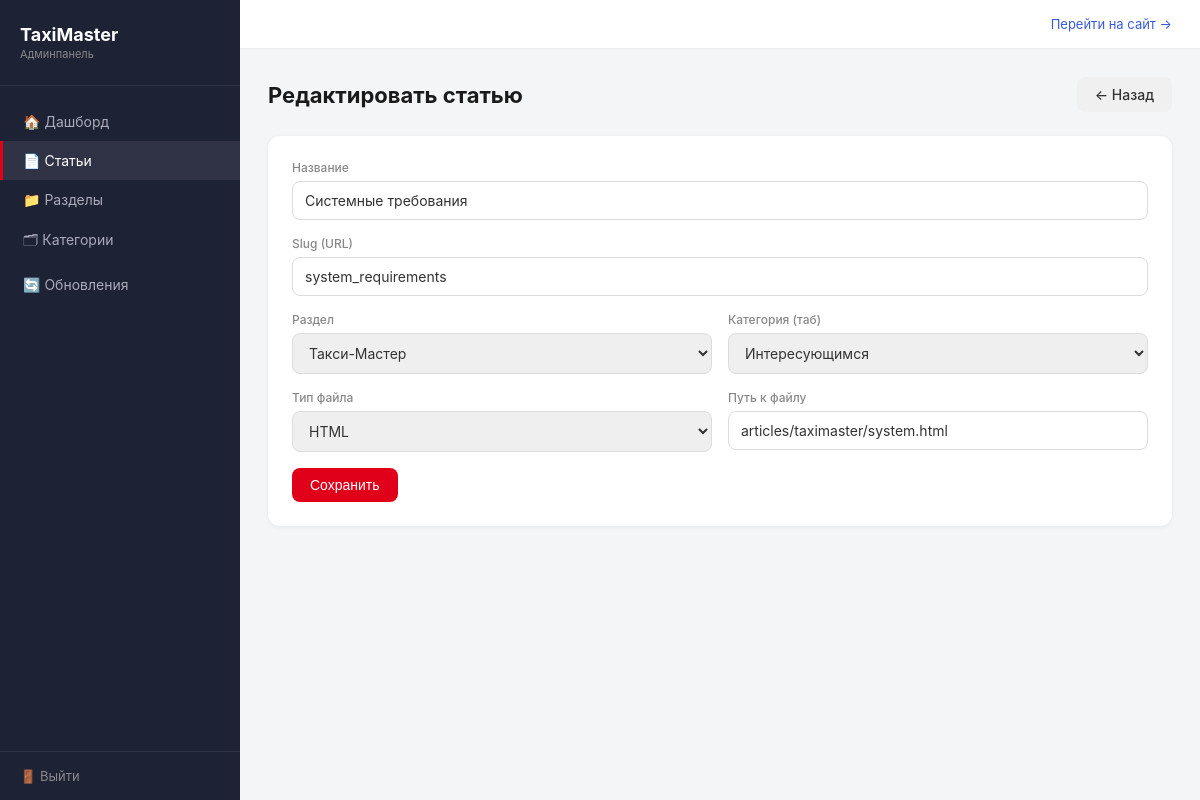
Page /admin/article_edit.php?id=1 (signed in) on the committed database.
### tables this page shows
CREATE TABLE `articles` (
  `id` int(11) NOT NULL,
  `section_id` int(11) NOT NULL,
  `title` varchar(255) NOT NULL,
  `slug` varchar(255) NOT NULL,
  `file_path` varchar(500) NOT NULL,
  `file_type` varchar(10) NOT NULL,
  `category` varchar(100) DEFAULT NULL
);

CREATE TABLE `sections` (
  `id` int(11) NOT NULL,
  `title` varchar(255) NOT NULL,
  `slug` varchar(255) NOT NULL
);

CREATE TABLE `categories` (
  `id` int(11) NOT NULL,
  `section_id` int(11) NOT NULL,
  `key_name` varchar(100) NOT NULL,
  `title` varchar(255) NOT NULL,
  `sort_order` int(11) DEFAULT '0'
);

### admin/article_edit.php (the view, shortened to what this page needs)
<?php
include("../php/connect_db.php");
$id = isset($_GET['id']) ? (int)$_GET['id'] : null;
$article = null;
if ($id) {
    $stmt = $conn->prepare("SELECT * FROM articles WHERE id = ?");
    $stmt->bind_param("i", $id);
    $stmt->execute();
    $article = $stmt->get_result()->fetch_assoc();
}
$sections = $conn->query("SELECT * FROM sections ORDER BY title")->fetch_all(MYSQLI_ASSOC);
$categories = $conn->query("SELECT * FROM categories ORDER BY section_id, sort_order")->fetch_all(MYSQLI_ASSOC);
?>
<!DOCTYPE html>
<html lang="ru">
<head>
    <link rel="stylesheet" href="css/admin.css">
</head>
<body>
<?php include("parts/sidebar.php"); ?>
<div class="admin-content">
    <?php include("parts/topbar.php"); ?>
    <main class="admin-main">
        <div class="page-header">
            <h1 class="page-title"><?= $id ? 'Редактировать статью' : 'Новая статья' ?></h1>
            <a href="articles.php" class="btn btn-secondary">← Назад</a>
        </div>
        <div class="admin-form-card">
            <form method="POST">
                <div class="form-group">
                    <label>Название</label>
                    <input type="text" name="title" value="<?= htmlspecialchars($article['title'] ?? '') ?>" required>
                </div>
                <div class="form-group">
                    <label>Slug (URL)</label>
                    <input type="text" name="slug" value="<?= htmlspecialchars($article['slug'] ?? '') ?>" required>
                </div>
                <div class="form-row">
                    <div class="form-group">
                        <label>Раздел</label>
                        <select name="section_id">
                            <?php foreach ($sections as $s): ?>
                                <option value="<?= $s['id'] ?>" <?= ($article['section_id'] ?? '') == $s['id'] ? 'selected' : '' ?>>
                                    <?= htmlspecialchars($s['title']) ?>
                                </option>
                            <?php endforeach; ?>
                        </select>
                    </div>
                    <div class="form-group">
                        <label>Категория (таб)</label>
                        <select name="category" id="category_select">
                            <?php foreach ($categories as $c): ?>
                                <option
                                    value="<?= htmlspecialchars($c['key_name']) ?>"
                                    data-section="<?= $c['section_id'] ?>"
                                    <?= ($article['category'] ?? '') == $c['key_name'] ? 'selected' : '' ?>>
                                    <?= htmlspecialchars($c['title']) ?>
                                </option>
                            <?php endforeach; ?>
                        </select>
                    </div>
                </div>
                <div class="form-row">
                    <div class="form-group">
                        <label>Тип файла</label>
                        <select name="file_type">
                            <option value="html" <?= ($article['file_type'] ?? '') == 'html' ? 'selected' : '' ?>>HTML</option>
                        </select>
                    </div>
                    <div class="form-group">
                        <label>Путь к файлу</label>
                        <input type="text" name="file_path" value="<?= htmlspecialchars($article['file_path'] ?? '') ?>" placeholder="articles/my-article.pdf">
                    </div>
                </div>
                <button type="submit" class="btn btn-primary">Сохранить</button>
            </form>
        </div>
    </main>
</div>
</body>
</html>

### admin/css/admin.css (style rules this page uses)
* { box-sizing: border-box; margin: 0; padding: 0; }
body { font-family: -apple-system, BlinkMacSystemFont, 'Segoe UI', sans-serif; background: #f4f5f7; color: #1a1a1a; display: flex; min-height: 100vh; }
.admin-content { margin-left: 240px; flex: 1; display: flex; flex-direction: column; min-height: 100vh; }
.admin-main { padding: 28px; flex: 1; }
.page-title { font-size: 22px; font-weight: 700; margin-bottom: 24px; }
.page-header { display: flex; align-items: center; justify-content: space-between; margin-bottom: 24px; }
.page-header .page-title { margin-bottom: 0; }
.admin-form-card { background: #fff; border-radius: 12px; padding: 24px; margin-bottom: 24px; box-shadow: 0 1px 4px rgba(0,0,0,0.06); }
.form-group { margin-bottom: 16px; }
.form-group label { display: block; font-size: 12px; color: #888; margin-bottom: 6px; font-weight: 500; }
.form-group input, .form-group select, .form-group textarea { width: 100%; padding: 10px 12px; border: 1px solid #ddd; border-radius: 8px; font-size: 14px; font-family: inherit; color: #333; outline: none; transition: border 0.2s; }
.form-row { display: grid; grid-template-columns: repeat(auto-fit, minmax(200px, 1fr)); gap: 16px; }
.btn { display: inline-block; padding: 9px 18px; border-radius: 8px; font-size: 14px; font-weight: 500; cursor: pointer; border: none; text-decoration: none; transition: background 0.2s, opacity 0.2s; }
.btn-primary { background: #e0001a; color: #fff; }
.btn-secondary { background: #f0f0f0; color: #333; }

### rows in the picture
articles: title "Системные требования", slug "system_requirements", section_id "Такси-Мастер", category "Интересующимся", file_type "HTML", file_path "articles/taximaster/system.html"
